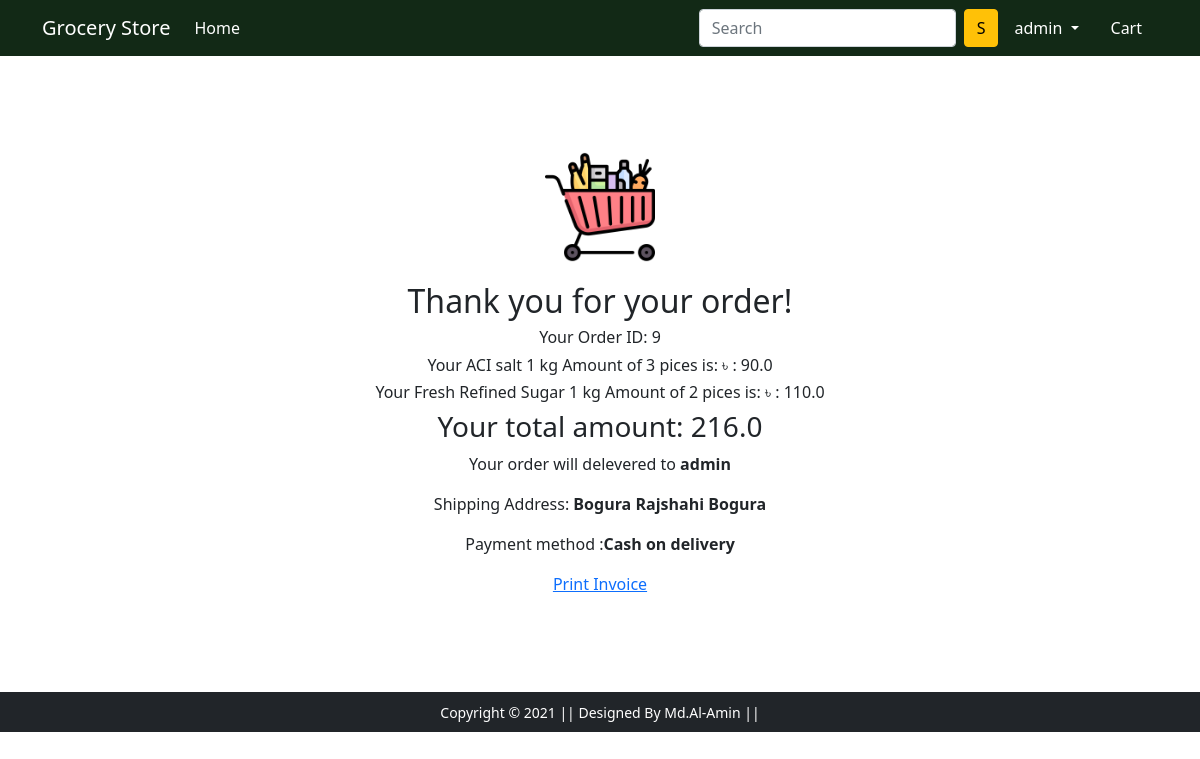
The app's page /confirm_order/ (signed in) with its own data.
### app/models.py (models this page shows, shortened)
class Order(models.Model):
    user = models.ForeignKey(User, on_delete=models.CASCADE)
    total = models.FloatField(default=0)
    date = models.DateTimeField(auto_now_add=True)
    shipping_cost = models.FloatField(default=0)
    shipping_address = models.CharField(max_length=250, blank=True, null=True)

class OrderPlaced(models.Model):
    user = models.ForeignKey(User, on_delete=models.CASCADE)
    customer = models.ForeignKey(Customer, on_delete=models.CASCADE)
    product = models.ForeignKey(Product, on_delete=models.CASCADE)
    qunatity = models.PositiveIntegerField(default=1)
    ordered_date = models.DateTimeField(auto_now_add=True)
    status = models.CharField(max_length=50, choices=STATUS_CHOICES, default='Pending')
    shipping_address = models.CharField(max_length=250)
    order = models.ForeignKey(Order, on_delete=models.CASCADE, related_name='order_items', blank=True, null=True)
    @property
    def total_cost(self):
        return self.qunatity * self.product.discounted_price
    class Meta:
        ordering = ('ordered_date',)
        get_latest_by = ('ordered_date',)

class Product(models.Model):
    title = models.CharField(max_length=100)
    selling_price = models.FloatField()
    discounted_price = models.FloatField()
    description = models.TextField()
    brand = models.CharField(max_length=100)
    category = models.CharField(choices=CATEGORY_CHOICES, max_length=2)
    product_image = models.ImageField(upload_to='productimg')
    product_stock = models.IntegerField(default=100, blank=True, null=True)

class Customer(models.Model):
    user = models.ForeignKey(User, on_delete=models.CASCADE)
    name = models.CharField(max_length=70)
    locality = models.CharField(max_length=200)
    city = models.CharField(max_length=70)
    Zipcode = models.IntegerField()
    state = models.CharField(choices=STATE_CHOICES, max_length=50)

### app/views.py (the view)
# urls.py: path('confirm_order/', views.confirm_order, name='confirm_order'),
def confirm_order(request):
    user = request.user
    print('====User====: ', user)
    odr = Order.objects.filter(user=user).last()
    customer_data = Customer.objects.filter(user=user)
    product_obj = OrderPlaced.objects.filter(order=odr)
    context = {
        'user': user,
        'customer_data': customer_data,
        'product_obj': product_obj,
        'order': odr
    }
    return render(request, 'app/order_confirm.html', context)

### app/templates/app/order_confirm.html
{% extends 'app/base.html' %} {% load static %}
{% block main-content %}
    <div class="container">
        <div class="text-center my-5">
            <div class="text-center py-5">
                <div class="order-confirm-icon">
                    <img src="{% static 'app/images/grocery-cart.png' %}"/>
                </div>
                <h2>Thank you for your order!</h2>
                <h6>Your Order ID: {{ order.id }}</h6>
                {% for product in product_obj %}
                    <h6>Your {{product.product.title}} Amount of {{product.qunatity}} pices is: ৳ : {{ product.total_cost }} </h6>
                {% endfor %}
                <h3>Your total amount: {{order.total}} </h3>
                <p>Your order will delevered to <strong>{{ user.username }}</strong></p>
                {% for data in customer_data %}
                    <p> Shipping Address: <strong>{{ data.locality }} {{ data.city }} {{ data.state }}</strong></p>
                    <p>Payment method :<strong>Cash on delivery</strong></p>
                {% endfor %}
                <a href="{% url 'invoice_pdf' pk=user.id odr=order.id %}">Print Invoice</a>
            </div>
        </div>
    </div>
{% endblock %}

### app/templates/app/base.html (shortened to what this page needs)
<!DOCTYPE html>
{% load static %}
<html lang="en">
  <head>
    <link
      href="https://cdn.jsdelivr.net/npm/bootstrap@5.0.0-beta1/dist/css/bootstrap.min.css"
      rel="stylesheet"
    />
    <link rel="stylesheet" href="{% static 'app/css/owl.carousel.min.css' %}" />
    <link rel="stylesheet" href="{% static 'app/css/all.min.css' %}" />
    <link rel="stylesheet" href="{% static 'app/css/style.css' %}" />
  </head>
  <body>
    <nav class="navbar navbar-expand-lg navbar-dark bg-primary">
      <div class="container">
        <a class="navbar-brand" href="/">Grocery Store</a>
        <div class="collapse navbar-collapse" id="navbarSupportedContent">
          <ul class="navbar-nav me-auto mb-2 mb-lg-0">
            <li class="nav-item">
              <a class="nav-link active" aria-current="page" href="/">Home</a>
            </li>
          </ul>
          <form class="d-flex" action="/search">
            <input
              name="q"
              class="form-control me-2"
              type="search"
              placeholder="Search"
              aria-label="Search"
            />
            <button class="btn btn-warning" type="submit">S</button>
          </form>
          <div>
            <ul class="navbar-nav me-auto mb-2 mb-lg-0">
              {% if request.user.is_authenticated%}
              <li class="nav-item dropdown mx-2">
                <a
                  class="nav-link dropdown-toggle text-white"
                  href="#"
                  id="profileDropdown"
                  role="button"
                  data-bs-toggle="dropdown"
                  aria-expanded="false"
                >
                  {{request.user}}
                </a>
              </li>
              <li class="nav-item mx-2">
                <a href="{% url 'showcart' %}" class="nav-link text-white"
                  > Cart
                </a>
              </li>
              {% endif %}
            </ul>
          </div>
        </div>
      </div>
    </nav>
     {% block main-content %} {% endblock main-content %}
    <footer class="container-fluid bg-dark text-center p-2 mt-5">
      <small class="text-white"
        >Copyright &copy; 2021 || Designed By Md.Al-Amin ||
      </small>
    </footer>
  </body>
</html>

### app/static/app/css/style.css (style rules this page uses)
nav.navbar.navbar-expand-lg.navbar-dark.bg-primary { background-color: #122916 !important; }
.order-confirm-icon img { height: 110px; }
.order-confirm-icon { margin-bottom: 20px; }

### records on screen
Order: id "9", total "216.0"
OrderPlaced: product "ACI salt 1 kg", qunatity "3", total_cost "90.0"
OrderPlaced: product "Fresh Refined Sugar 1 kg", qunatity "2", total_cost "110.0"
Customer: locality "Bogura", city "Rajshahi", state "Bogura"

### other values on screen
{{ request.user }} "admin"
{{ user.username }} "admin"
